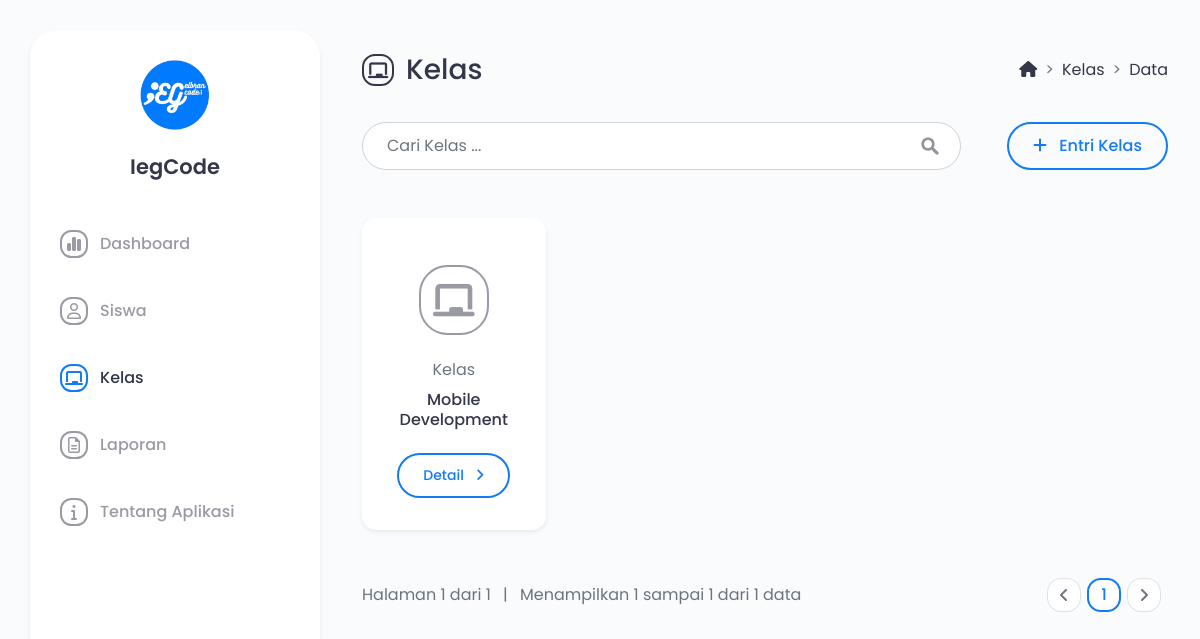
/main.php?module=kelas, run on an earlier commit of the app's database.
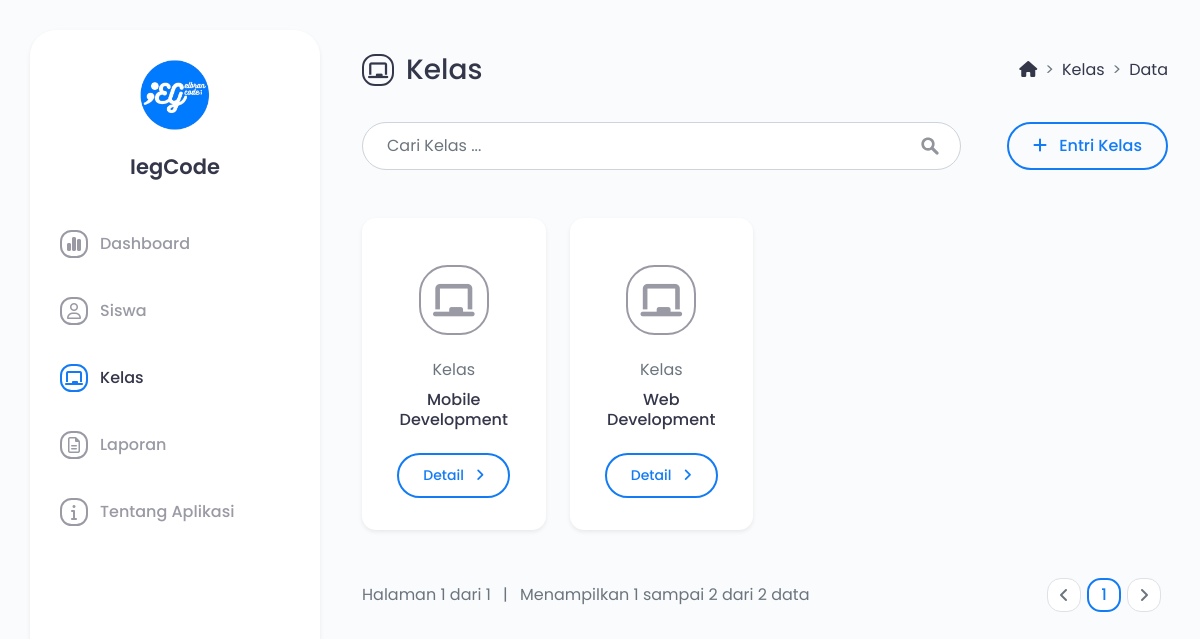
And on a later commit of the database.
### tables this page shows
CREATE TABLE `tbl_kelas` (
  `id_kelas` int(11) NOT NULL,
  `nama_kelas` varchar(100) NOT NULL,
  `deskripsi` text NOT NULL
);

### modules/kelas/tampil_data.php (the view, shortened to what this page needs)
<div class="d-flex flex-column flex-lg-row mb-4">
    <div class="flex-grow-1 d-flex align-items-center">
        <i class="fa-solid fa-chalkboard icon-title"></i>
        <h3>Kelas</h3>
    </div>
    <div class="ms-5 ms-lg-0 pt-lg-2">
        <nav style="--bs-breadcrumb-divider: '>';" aria-label="breadcrumb">
            <ol class="breadcrumb">
                <li class="breadcrumb-item"><a href="https://ibrahimelgibran.com/" class="text-dark text-decoration-none"><i class="fa-solid fa-house"></i></a></li>
                <li class="breadcrumb-item"><a href="?module=kelas" class="text-dark text-decoration-none">Kelas</a></li>
                <li class="breadcrumb-item" aria-current="page">Data</li>
            </ol>
        </nav>
    </div>
</div>
<div class="mb-5">
    <div class="row flex-lg-row-reverse align-items-center">
        <div class="col-lg-5 col-xl-3">
            <a href="?module=form_entri_kelas" class="btn btn-outline-brand float-lg-end px-4 mb-4 mb-lg-0">
                <i class="fa-solid fa-plus me-2"></i> Entri Kelas
            </a>
        </div>
        <div class="col-lg-7 col-xl-9">
            <form action="?module=tampil_pencarian_kelas" method="post" class="form-search needs-validation" novalidate>
                <input type="text" name="kata_kunci" class="form-control rounded-pill" placeholder="Cari Kelas ..." autocomplete="off" required>
            </form>
        </div>
    </div>
</div>
<div class="row">
    <?php
    $paginasi_halaman = (isset($_GET['paginasi'])) ? (int) $_GET['paginasi'] : 1;
    $batas = 8;
    $batas_awal = ($paginasi_halaman - 1) * $batas;
    $query = mysqli_query($mysqli, "SELECT id_kelas, nama_kelas FROM tbl_kelas
                                    ORDER BY id_kelas DESC LIMIT $batas_awal, $batas")
                                    or die('Ada kesalahan pada query tampil data : ' . mysqli_error($mysqli));
    $rows = mysqli_num_rows($query);
    if ($rows <> 0) {
        while ($data = mysqli_fetch_assoc($query)) { ?>
            <div class="col-lg-6 col-xl-3">
                <div class="bg-white rounded-4 shadow-sm text-center p-4 p-lg-4-2 mb-4">
                    <div class="foto-profil mb-2">
                        <i class="fa-solid fa-chalkboard icon-widget-kelas"></i>
                    </div>
                    <p class="text-muted mb-2">Kelas</p>
                    <h6 class="mb-4"><?php echo $data['nama_kelas']; ?></h6>
                    <a href="?module=tampil_detail_kelas&id=<?php echo $data['id_kelas']; ?>" class="btn btn-outline-brand btn-sm px-4">
                        Detail <i class="fa-solid fa-angle-right ms-2"></i>
                    </a>
                </div>
            </div>
        <?php } ?>
        <div class="d-flex flex-column flex-xl-row align-items-center mt-4">
            <div class="flex-grow-1 text-center text-xl-start text-muted mb-3">
                <?php
                $query = mysqli_query($mysqli, "SELECT id_kelas FROM tbl_kelas")
                                                or die('Ada kesalahan pada query jumlah data : ' . mysqli_error($mysqli));
                $jumlah_data = mysqli_num_rows($query);
                $jumlah_paginasi_halaman = ceil($jumlah_data / $batas);
                if ($jumlah_data <> 0) {
                    echo "Halaman $paginasi_halaman dari $jumlah_paginasi_halaman";
                }
                ?>
                <span class="mx-2">|</span>
                <?php
                $data_awal = ($jumlah_paginasi_halaman <> 0) ? $batas_awal + 1 : $batas_awal;
                $query = mysqli_query($mysqli, "SELECT id_kelas FROM tbl_kelas LIMIT $data_awal, $batas")
                                                or die('Ada kesalahan pada query jumlah data per halaman : ' . mysqli_error($mysqli));
                $jumlah_data_per_paginasi_halaman = mysqli_num_rows($query);
                $data_akhir = ($jumlah_data_per_paginasi_halaman < $batas) ? $data_awal + $jumlah_data_per_paginasi_halaman : $batas_awal + $jumlah_data_per_paginasi_halaman;
                ?>
                Menampilkan <?php echo $data_awal; ?> sampai <?php echo $data_akhir; ?> dari <?php echo $jumlah_data; ?> data
            </div>
            <ul class="pagination justify-content-center">
                <?php
                if ($paginasi_halaman <= '1') { ?>
                    <li class="page-item pagination-pill disabled">
                        <a class="page-link" aria-label="Previous">
                            <i class="fa-solid fa-angle-left"></i>
                        </a>
                    </li>
                <?php } ?>
                <?php
                $jumlah_button = 3;
                $nomor_awal = ($paginasi_halaman > $jumlah_button) ? $paginasi_halaman - $jumlah_button : 1;
                $nomor_akhir = ($paginasi_halaman < ($jumlah_paginasi_halaman - $jumlah_button)) ? $paginasi_halaman + $jumlah_button : $jumlah_paginasi_halaman;
                for ($x = $nomor_awal; $x <= $nomor_akhir; $x++) {
                    $link_active = ($paginasi_halaman == $x) ? 'active' : '';
                ?>
                    <li class="page-item pagination-pill <?php echo $link_active; ?>">
                        <a class="page-link" href="?module=kelas&paginasi=<?php echo $x; ?>"><?php echo $x; ?></a>
                    </li>
                <?php } ?>
                <?php
                if ($paginasi_halaman >= $jumlah_paginasi_halaman) { ?>
                    <li class="page-item pagination-pill disabled">
                        <a class="page-link" aria-label="Next">
                            <i class="fa-solid fa-angle-right"></i>
                        </a>
                    </li>
                <?php } ?>
            </ul>
        </div>
    <?php
    }
    else { ?>
        <div>Tidak ada data yang tersedia.</div>
    <?php } ?>
</div>

### main.php (shortened to what this page needs)
<!DOCTYPE html>
<html lang="en">
<head>
    <link rel="stylesheet" href="assets/css/style.css">
    <link href="https://cdn.jsdelivr.net/npm/bootstrap@5.2.3/dist/css/bootstrap.min.css" rel="stylesheet">
    <link rel="stylesheet" href="https://cdnjs.cloudflare.com/ajax/libs/font-awesome/6.2.1/css/all.min.css" />
    <link rel="stylesheet" href="https://cdn.jsdelivr.net/npm/flatpickr@4.6.9/dist/flatpickr.min.css">
    <link rel="stylesheet" href="assets/css/style.css">
</head>
<body>
    <section class="sidebar-menu d-none d-md-block shadow-sm">
        <div class="brand text-center mb-5">
            <img src="assets/img/ieg.png" alt="Logo">
            <h3 class="mt-4 mb-3"> IegCode </h3>
        </div>
        <div class="menus">
            <?php include "sidebar_menu.php"; ?>
        </div>
    </section>
    <main class="content-wrapper d-block">
        <div class="container">
            <?php include "content.php"; ?>
        </div>
    </main>
</body>
</html>

### sidebar_menu.php (shortened to what this page needs)
<?php
if ($_GET['module'] == 'dashboard') { ?>
	<div class="item active d-flex align-items-center">
		<i class="fa-solid fa-chart-simple"></i>
		<a href="?module=dashboard"> Dashboard </a>
	</div>
<?php
}
else { ?>
	<div class="item d-flex align-items-center">
		<i class="fa-solid fa-chart-simple"></i>
		<a href="?module=dashboard"> Dashboard </a>
	</div>
<?php
}
if ($_GET['module'] == 'siswa' || $_GET['module'] == 'tampil_detail_siswa' || $_GET['module'] == 'form_entri_siswa' || $_GET['module'] == 'form_ubah_siswa' || $_GET['module'] == 'tampil_pencarian_siswa') { ?>
	<div class="item active d-flex align-items-center">
		<i class="fa-regular fa-user"></i>
		<a href="?module=siswa"> Siswa </a>
	</div>
<?php
}
else { ?>
	<div class="item d-flex align-items-center">
		<i class="fa-regular fa-user"></i>
		<a href="?module=siswa"> Siswa </a>
	</div>
<?php
}
if ($_GET['module'] == 'kelas' || $_GET['module'] == 'tampil_detail_kelas' || $_GET['module'] == 'form_entri_kelas' || $_GET['module'] == 'form_ubah_kelas' || $_GET['module'] == 'tampil_pencarian_kelas') { ?>
	<div class="item active d-flex align-items-center">
		<i class="fa-solid fa-chalkboard"></i>
		<a href="?module=kelas"> Kelas </a>
	</div>
<?php
}
if ($_GET['module'] == 'laporan') { ?>
	<div class="item active d-flex align-items-center">
		<i class="fa-regular fa-file-lines"></i>
		<a href="?module=laporan"> Laporan </a>
	</div>
<?php
}
else { ?>
	<div class="item d-flex align-items-center">
		<i class="fa-regular fa-file-lines"></i>
		<a href="?module=laporan"> Laporan </a>
	</div>
<?php
}
if ($_GET['module'] == 'tentang') { ?>
	<div class="item active d-flex align-items-center">
		<i class="fa-solid fa-info"></i>
		<a href="?module=tentang"> Tentang Aplikasi </a>
	</div>
<?php
}
else { ?>
	<div class="item d-flex align-items-center">
		<i class="fa-solid fa-info"></i>
		<a href="?module=tentang"> Tentang Aplikasi </a>
	</div>
<?php
}
?>

### content.php (shortened to what this page needs)
<?php
require_once "config/database.php";
if ($_GET['module'] == 'dashboard') {
    include "modules/dashboard/tampil_data.php";
}
elseif ($_GET['module'] == 'siswa') {
    include "modules/siswa/tampil_data.php";
}
elseif ($_GET['module'] == 'form_entri_siswa') {
    include "modules/siswa/form_entri.php";
}
elseif ($_GET['module'] == 'form_ubah_siswa') {
    include "modules/siswa/form_ubah.php";
}
elseif ($_GET['module'] == 'tampil_detail_siswa') {
    include "modules/siswa/tampil_detail.php";
}
elseif ($_GET['module'] == 'tampil_pencarian_siswa') {
    include "modules/siswa/tampil_pencarian.php";
}
elseif ($_GET['module'] == 'kelas') {
    include "modules/kelas/tampil_data.php";
}
elseif ($_GET['module'] == 'form_entri_kelas') {
    include "modules/kelas/form_entri.php";
}
elseif ($_GET['module'] == 'form_ubah_kelas') {
    include "modules/kelas/form_ubah.php";
}
elseif ($_GET['module'] == 'tampil_detail_kelas') {
    include "modules/kelas/tampil_detail.php";
}
elseif ($_GET['module'] == 'tampil_pencarian_kelas') {
    include "modules/kelas/tampil_pencarian.php";
}
elseif ($_GET['module'] == 'laporan') {
    include "modules/laporan/form_filter.php";
}
elseif ($_GET['module'] == 'tentang') {
    include "modules/tentang/tampil_data.php";
}

### assets/css/style.css (style rules this page uses)
body { font-family: poppins, sans-serif; background: #f9fbfd; color: #34364a; }
.sidebar-menu { margin-top: 30px; margin-left: 30px; padding: 30px; border-radius: 26px; background: #fff; width: 290px; height: 93vh; overflow: hidden; position: fixed; top: 0; left: 0; z-index: 9; overflow-y: auto; }
.sidebar-menu .brand img { width: 70px; height: 70px; }
.sidebar-menu .brand h3 { color: #34364a; font-weight: 600; font-size: 21px; margin-bottom: 0; }
.sidebar-menu .menus .item { margin-bottom: 36px; }
.sidebar-menu .menus .item { padding-top: 3px; }
.sidebar-menu .menus .item i { display: inline-flex; align-items: center; justify-content: center; color: #999aa4; border: 2px solid #999aa4; width: 16px; height: 16px; padding: 12px; border-radius: 41%; margin-right: 12px; }
.sidebar-menu .menus .item a { font-size: 16px; text-decoration: none; font-weight: 500; color: #999aa4; }
.sidebar-menu .menus .item.active i { color: #137bf4; border: 2px solid #137bf4; }
.sidebar-menu .menus .item.active a { color: #34364a; }
.content-wrapper { margin-left: 330px; margin-right: auto; position: relative; padding: 50px 20px; }
.btn-outline-brand { color: #137bf4; padding: 10px 40px; font-weight: 500; border: 2px solid #137bf4; border-radius: 100rem; }
.form-control { color: #34364a !important; }
.form-search input { border-color: #ced4da; padding: 0.7rem 1.5rem; padding-right: calc(2em + 1.2rem); background-image: url(../img/search-icon.svg); background-repeat: no-repeat; background-position: right calc(1em + 0.3rem) center; background-size: calc(0.75em + 0.375rem) calc(0.75em + 0.375rem); }
.foto-profil { display: inline-flex; align-items: center; justify-content: center; width: 100px; height: 100px; }
.icon-title { display: inline-flex; align-items: center; justify-content: center; color: #34364a; border: 2px solid #34364a; width: 18px; height: 18px; padding: 14px; font-size: 18px; border-radius: 41%; margin-right: 12px; margin-bottom: 8px; }
.icon-widget-kelas { display: inline-flex; align-items: center; justify-content: center; color: #999aa4; border: 2px solid #999aa4; width: 35px; height: 35px; padding: 33px; font-size: 37px; border-radius: 41%; }
.pagination-pill .page-link { display: flex; border-radius: 41% !important; align-items: center; justify-content: center; width: 34px; height: 34px; padding: 0; }
.page-link { position: relative; display: block; color: #6c757d; text-decoration: none; background-color: #fff; border: 1px solid #dee2e6; transition: color 0.15s ease-in-out, background-color 0.15s ease-in-out, border-color 0.15s ease-in-out, box-shadow 0.15s ease-in-out; }
.page-item .page-link { margin: 0 7px; }
.page-item.active .page-link { z-index: 3; color: #137bf4; font-weight: 500; background-color: #fff; border: 2px solid #137bf4; }
.text-dark { color: #34364a !important; }
.rounded-4 { border-radius: 14px !important; }
@media (min-width: 992px) { .p-lg-4-2 { padding: 2rem !important; } }

What changed in the data, as far as the page shows it:
added tbl_kelas: nama_kelas "Web Development"
Also different on the page:
$data_akhir: "1" → "2"
$jumlah_data: "1" → "2"
